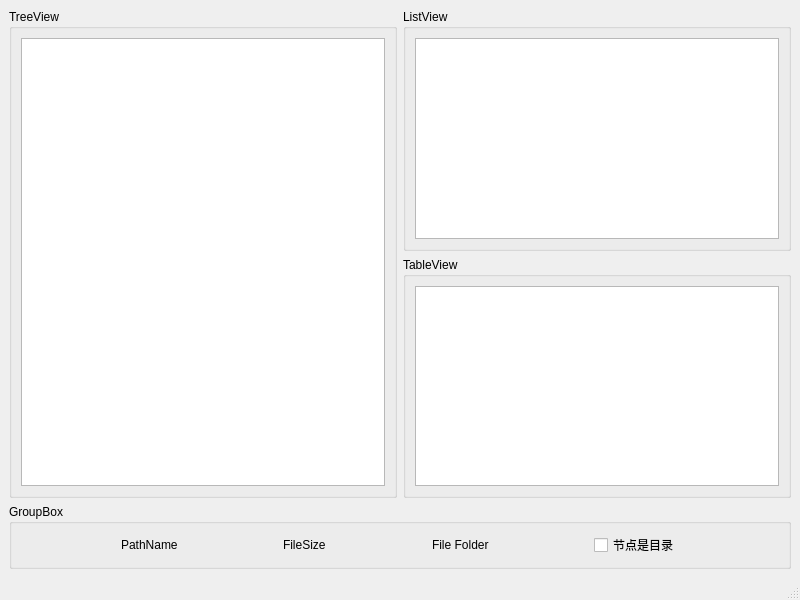
<?xml version="1.0" encoding="UTF-8"?>
<ui version="4.0">
 <class>MainWindow</class>
 <widget class="QMainWindow" name="MainWindow">
  <property name="geometry">
   <rect>
    <x>0</x>
    <y>0</y>
    <width>800</width>
    <height>600</height>
   </rect>
  </property>
  <property name="windowTitle">
   <string>文件系统 Model/View</string>
  </property>
  <widget class="QWidget" name="centralwidget">
   <layout class="QVBoxLayout" name="verticalLayout_5">
    <item>
     <layout class="QHBoxLayout" name="horizontalLayout">
      <item>
       <widget class="QGroupBox" name="groupBox">
        <property name="title">
         <string>TreeView</string>
        </property>
        <layout class="QVBoxLayout" name="verticalLayout">
         <item>
          <widget class="QTreeView" name="treeView"/>
         </item>
        </layout>
       </widget>
      </item>
      <item>
       <layout class="QVBoxLayout" name="verticalLayout_4">
        <item>
         <widget class="QGroupBox" name="groupBox_2">
          <property name="title">
           <string>ListView</string>
          </property>
          <layout class="QVBoxLayout" name="verticalLayout_2">
           <item>
            <widget class="QListView" name="listView"/>
           </item>
          </layout>
         </widget>
        </item>
        <item>
         <widget class="QGroupBox" name="groupBox_3">
          <property name="title">
           <string>TableView</string>
          </property>
          <layout class="QVBoxLayout" name="verticalLayout_3">
           <item>
            <widget class="QTableView" name="tableView"/>
           </item>
          </layout>
         </widget>
        </item>
       </layout>
      </item>
     </layout>
    </item>
    <item>
     <widget class="QGroupBox" name="groupBox_4">
      <property name="title">
       <string>GroupBox</string>
      </property>
      <layout class="QHBoxLayout" name="horizontalLayout_2">
       <item>
        <spacer name="horizontalSpacer">
         <property name="orientation">
          <enum>Qt::Horizontal</enum>
         </property>
         <property name="sizeHint" stdset="0">
          <size>
           <width>91</width>
           <height>20</height>
          </size>
         </property>
        </spacer>
       </item>
       <item>
        <widget class="QLabel" name="labelName">
         <property name="text">
          <string>PathName</string>
         </property>
        </widget>
       </item>
       <item>
        <spacer name="horizontalSpacer_5">
         <property name="orientation">
          <enum>Qt::Horizontal</enum>
         </property>
         <property name="sizeHint" stdset="0">
          <size>
           <width>91</width>
           <height>20</height>
          </size>
         </property>
        </spacer>
       </item>
       <item>
        <widget class="QLabel" name="labelSize">
         <property name="text">
          <string>FileSize</string>
         </property>
        </widget>
       </item>
       <item>
        <spacer name="horizontalSpacer_4">
         <property name="orientation">
          <enum>Qt::Horizontal</enum>
         </property>
         <property name="sizeHint" stdset="0">
          <size>
           <width>90</width>
           <height>20</height>
          </size>
         </property>
        </spacer>
       </item>
       <item>
        <widget class="QLabel" name="label_3">
         <property name="text">
          <string>File Folder</string>
         </property>
        </widget>
       </item>
       <item>
        <spacer name="horizontalSpacer_3">
         <property name="orientation">
          <enum>Qt::Horizontal</enum>
         </property>
         <property name="sizeHint" stdset="0">
          <size>
           <width>91</width>
           <height>20</height>
          </size>
         </property>
        </spacer>
       </item>
       <item>
        <widget class="QCheckBox" name="checkBoxIsDir">
         <property name="text">
          <string>节点是目录</string>
         </property>
        </widget>
       </item>
       <item>
        <spacer name="horizontalSpacer_2">
         <property name="orientation">
          <enum>Qt::Horizontal</enum>
         </property>
         <property name="sizeHint" stdset="0">
          <size>
           <width>91</width>
           <height>20</height>
          </size>
         </property>
        </spacer>
       </item>
      </layout>
     </widget>
    </item>
   </layout>
  </widget>
  <widget class="QMenuBar" name="menubar">
   <property name="geometry">
    <rect>
     <x>0</x>
     <y>0</y>
     <width>800</width>
     <height>23</height>
    </rect>
   </property>
  </widget>
  <widget class="QStatusBar" name="statusbar"/>
 </widget>
 <resources/>
 <connections>
  <connection>
   <sender>treeView</sender>
   <signal>clicked(QModelIndex)</signal>
   <receiver>listView</receiver>
   <slot>setRootIndex(QModelIndex)</slot>
   <hints>
    <hint type="sourcelabel">
     <x>203</x>
     <y>277</y>
    </hint>
    <hint type="destinationlabel">
     <x>596</x>
     <y>157</y>
    </hint>
   </hints>
  </connection>
 </connections>
</ui>
